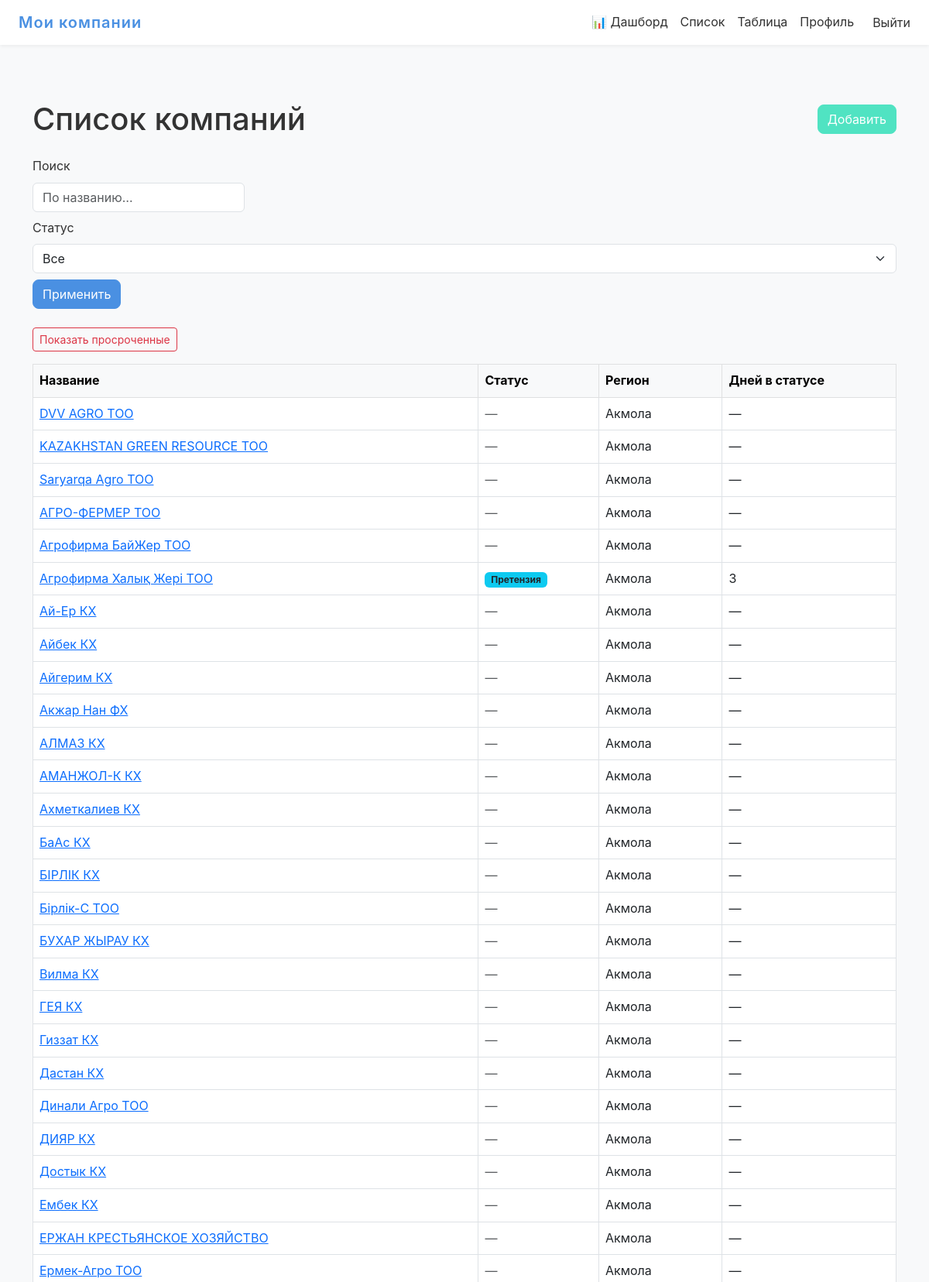
Screenshot of / (signed in, upper part) with the database file from the repository.
### main/models.py (models this page shows, shortened)
class Company(models.Model):
    name = models.CharField("Название компании", max_length=200)
    bin_number = models.CharField(
        "БИН",
        max_length=50,
        blank=True,
        null=True,
        help_text="Бизнес-идентификационный номер (необязательно)"
    )
    manager_name = models.CharField(
        "Управляющий",
        max_length=150,
        blank=True,
        null=True,
        help_text="Имя ответственного лица/управляющего (необязательно)"
    )
    debt_amount = models.DecimalField(
        "Сумма долга",
        max_digits=12,
        decimal_places=2,
        blank=True,
        null=True,
        help_text="Сумма долга (необязательно)"
    )
    status = models.ForeignKey(
        Status,
        on_delete=models.SET_NULL,
        null=True,
        blank=True,
        related_name="+",
        verbose_name="Текущий статус"
    )
    position = models.IntegerField(
        "Позиция в колонке",
        default=0,
        help_text="Порядок внутри одного статуса на доске"
    )
    region = models.CharField(
        "Регион",
        max_length=3,
        choices=REGION_CHOICES,
        default="KST",
        help_text="Географический регион компании"
    )
    repaid_amount = models.DecimalField(
        "Сумма погашения",
        max_digits=12,
        decimal_places=2,
        blank=True,
        null=True,
        help_text="Сумма уже погашенного долга (если есть)"
    )
    class Meta:
        ordering = ["position"]
        verbose_name = "Компания"
        verbose_name_plural = "Компании"

class Status(models.Model):
    name = models.CharField("Название статуса", max_length=400)
    order = models.PositiveIntegerField(
        "Порядок отображения",
        default=0,
        help_text="Чем меньше — тем левее на доске"
    )
    duration_days = models.PositiveIntegerField(
        "Рекомендуемое время (дней)",
        default=0,
        help_text="Рекомендованное количество дней в этом статусе"
    )
    class Meta:
        ordering = ["order"]
        verbose_name = "Статус"
        verbose_name_plural = "Статусы"

### main/views.py (the view)
# urls.py: path('', views.index, name='index'),
@login_required
def index(request):
    if request.user.is_staff:
        qs = Company.objects.all()
    else:
        user_regions = request.user.profile.regions.values_list('code', flat=True)
        qs = Company.objects.filter(region__in=user_regions)
    q       = request.GET.get('q', '').strip()
    st_id   = request.GET.get('status')
    region  = request.GET.get('region')
    overdue = request.GET.get('overdue') == '1'
    if q:
        qs = qs.filter(name__icontains=q)
    if st_id:
        qs = qs.filter(status_id=st_id)
    if request.user.is_staff and region:
        qs = qs.filter(region=region)
    companies = []
    now = timezone.now()
    for c in qs.order_by('position'):
        last = c.history.first()
        if last and c.status and c.status.duration_days:
            workdays_elapsed = count_workdays(last.changed_at, now)
            is_overdue       = workdays_elapsed > c.status.duration_days
            days_in_status   = workdays_elapsed
        else:
            is_overdue     = False
            days_in_status = None
        if overdue and not is_overdue:
            continue
        c.days_in_status = days_in_status
        c.is_overdue     = is_overdue
        companies.append(c)
    return render(request, 'main/index.html', {
        'title':    'Список компаний',
        'companies': companies,
        'statuses': Status.objects.order_by('order'),
        'regions':  REGION_CHOICES,
    })

### main/views.py (called while the page is built)
def count_workdays(start_dt, end_dt):
    start_date = start_dt.date()
    end_date = end_dt.date()
    workdays = 0
    current = start_date
    while current < end_date:
        if current.weekday() < 5:
            workdays += 1
        current += timedelta(days=1)
    return workdays

### main/templates/main/index.html (shortened to what this page needs)
{% extends 'main/base.html' %}
{% block content %}
<div class="container py-5">
  <div class="d-flex justify-content-between align-items-center mb-4">
    <h1 class="mb-0">{{ title }}</h1>
    <a href="{% url 'main:add_company' %}" class="btn btn-success">Добавить</a>
  </div>
  <form method="get" class="row g-2 mb-4 align-items-end">
    <div class="col-auto">
      <label class="form-label" for="id_q">Поиск</label>
      <input type="text"
             id="id_q"
             name="q"
             value="{{ request.GET.q|default_if_none:'' }}"
             class="form-control"
             placeholder="По названию…">
    </div>
    <div class="col-auto">
      <label class="form-label" for="id_status">Статус</label>
      <select id="id_status" name="status" class="form-select">
        <option value="">Все</option>
      </select>
    </div>
    <div class="col-auto">
      <button type="submit" class="btn btn-primary">Применить</button>
    </div>
  </form>
  <div class="mb-3">
    {% if request.GET.overdue == '1' %}
      <a href="{% url 'main:index' %}" class="btn btn-sm btn-outline-primary">
        Показать все
      </a>
    {% else %}
      <a href="{% url 'main:index' %}?{% if request.GET.q %}q={{ request.GET.q }}&{% endif %}
                                      overdue=1"
         class="btn btn-sm btn-outline-danger">
        Показать просроченные
      </a>
    {% endif %}
  </div>
  <table class="table table-bordered table-hover align-middle">
    <thead class="table-light">
      <tr>
        <th>Название</th>
        <th>Статус</th>
        <th>Регион</th>
        <th>Дней в статусе</th>
      </tr>
    </thead>
    <tbody>
      {% for c in companies %}
        <tr {% if c.is_overdue %}class="table-danger"{% endif %}>
          <td>
            <a href="{% url 'main:company_detail' c.pk %}">{{ c.name }}</a>
          </td>
          <td>
            {% if c.status %}
              <span class="badge bg-info text-dark">{{ c.status.name }}</span>
            {% else %}
              <span class="text-muted">—</span>
            {% endif %}
          </td>
          <td>{{ c.get_region_display }}</td>
          <td>
            {% if c.days_in_status is not None %}
              {{ c.days_in_status }}
            {% else %}
              —
            {% endif %}
          </td>
        </tr>
      {% empty %}
        <tr>
          <td colspan="4" class="text-center text-muted">Компании не найдены</td>
        </tr>
      {% endfor %}
    </tbody>
  </table>
</div>
{% endblock %}

### main/static/main/css/custom.css (style rules this page uses)
:root { --color-primary: #4a90e2; --color-secondary: #f5f7fa; --color-accent: #50e3c2; --color-danger: #dc3545; --color-warning: #f5a623; --color-success: #7ed321; --color-text: #333333; --radius-sm: 0.25rem; --radius: 0.5rem; --radius-lg: 0.75rem; --shadow-sm: 0 2px 4px rgba(0,0,0,0.05); --shadow-md: 0 4px 12px rgba(0,0,0,0.1); }
body { background-color: var(--color-secondary); color: var(--color-text); font-family: 'Inter', sans-serif; line-height: 1.6; }
.btn-primary { background-color: var(--color-primary); border-color: var(--color-primary); border-radius: var(--radius); transition: background-color 0.2s; }
.btn-success { background-color: var(--color-accent); border-color: var(--color-accent); border-radius: var(--radius); }
.table thead { background-color: var(--color-primary); color: #fff; }

### rows the page displays
Company: name "DVV AGRO ТОО", region "Акмола"
Company: name "KAZAKHSTAN GREEN RESOURCE ТОО", region "Акмола"
Company: name "Saryarqa Agro ТОО", region "Акмола"
Company: name "АГРО-ФЕРМЕР ТОО", region "Акмола"
Company: name "Агрофирма БайЖер ТОО", region "Акмола"
Company: name "Агрофирма Халық Жері ТОО", status.name "Претензия", region "Акмола", days_in_status "3"
Company: name "Ай-Ер КХ", region "Акмола"
Company: name "Айбек КХ", region "Акмола"
Company: name "Айгерим КХ", region "Акмола"
Company: name "Акжар Нан ФХ", region "Акмола"
Company: name "АЛМАЗ КХ", region "Акмола"
Company: name "АМАНЖОЛ-К КХ", region "Акмола"
Company: name "Ахметкалиев КХ", region "Акмола"
Company: name "БаАс КХ", region "Акмола"
Company: name "БІРЛІК КХ", region "Акмола"
Company: name "Бірлік-С ТОО", region "Акмола"
Company: name "БУХАР ЖЫРАУ КХ", region "Акмола"
Company: name "Вилма КХ", region "Акмола"
Company: name "ГЕЯ КХ", region "Акмола"
Company: name "Гиззат КХ", region "Акмола"
Company: name "Дастан КХ", region "Акмола"
Company: name "Динали Агро ТОО", region "Акмола"
Company: name "ДИЯР КХ", region "Акмола"
Company: name "Достык КХ", region "Акмола"
Company: name "Ембек КХ", region "Акмола"
Company: name "ЕРЖАН КРЕСТЬЯНСКОЕ ХОЗЯЙСТВО", region "Акмола"
Company: name "Ермек-Агро ТОО", region "Акмола"

### other values shown
{{ title }} "Список компаний"
